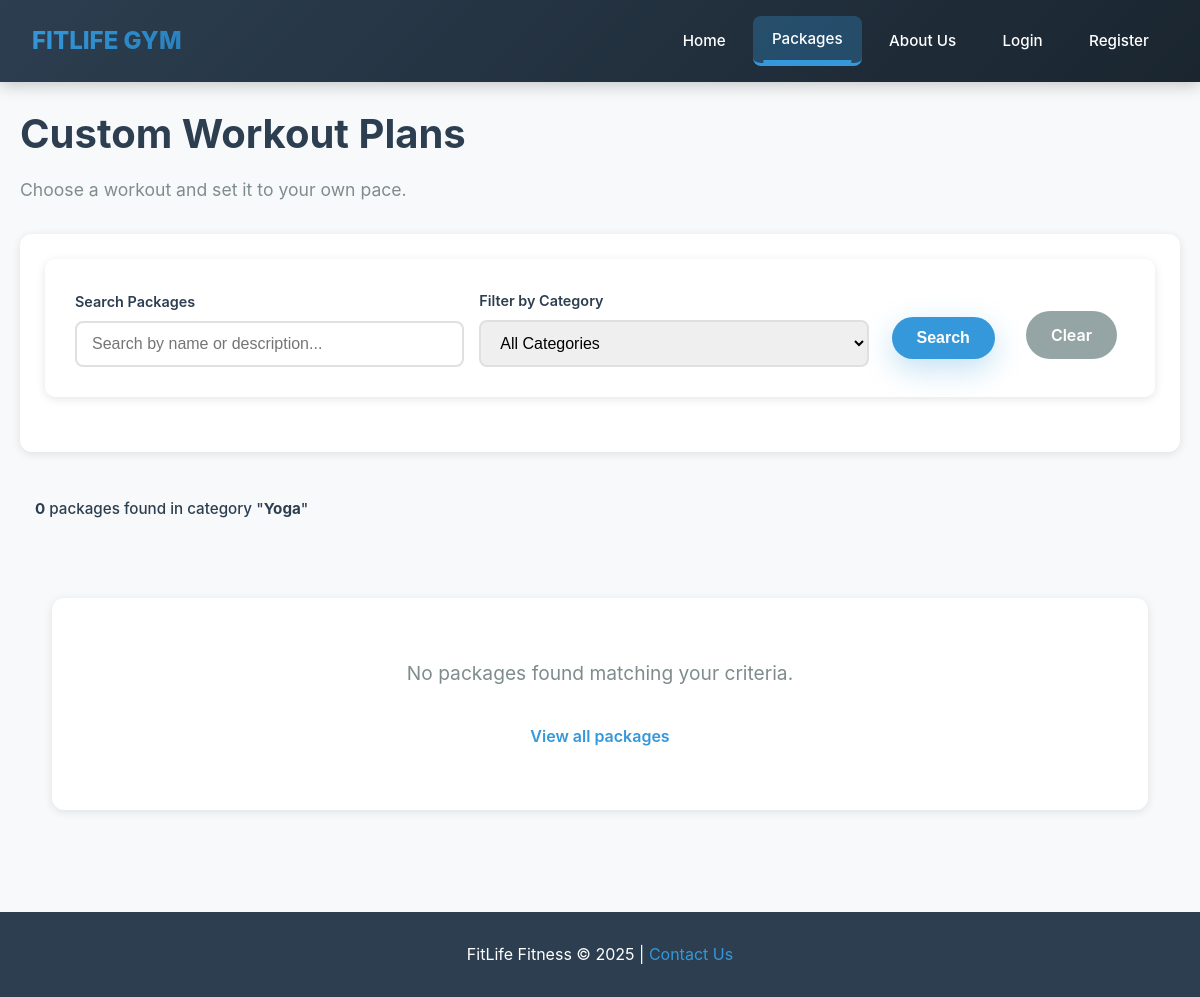
Page /public/packages.php?category=yoga on the earlier database version.
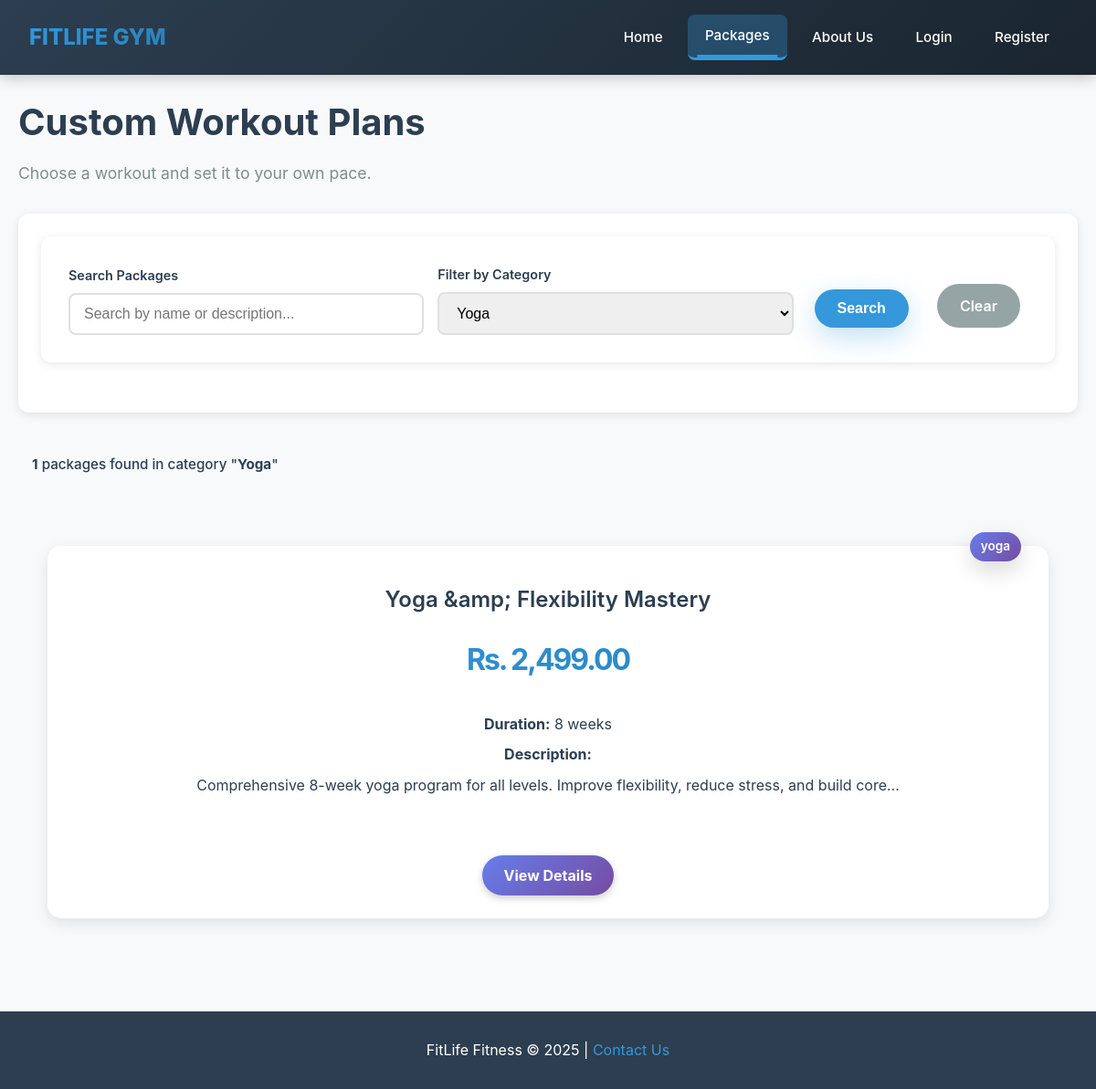
Same page on the later database version.
### tables this page shows
CREATE TABLE `packages` (
  `id` int(11) NOT NULL,
  `name` varchar(255) NOT NULL,
  `description` text DEFAULT NULL,
  `short_description` varchar(1000) DEFAULT NULL,
  `price` decimal(10,2) NOT NULL,
  `duration` varchar(100) DEFAULT NULL,
  `category` varchar(50) DEFAULT NULL,
  `image` varchar(255) DEFAULT NULL,
  `created_by` int(11) NOT NULL,
  `created_at` timestamp NOT NULL DEFAULT current_timestamp()
);

### public/packages.php (the view, shortened to what the changed rows need)
<?php
require_once '../includes/database.php';
$search = isset($_GET['search']) ? trim($_GET['search']) : '';
$category = isset($_GET['category']) ? $_GET['category'] : '';
$sql = "SELECT * FROM packages WHERE 1=1";
$params = [];
if (!empty($category)) {
    $sql .= " AND category = ?";
    $params[] = $category;
}
$sql .= " ORDER BY created_at DESC";
$stmt = $pdo->prepare($sql);
$stmt->execute($params);
$packages = $stmt->fetchAll();
$categories = $pdo->query("SELECT DISTINCT category FROM packages WHERE category IS NOT NULL AND category != ''")->fetchAll(PDO::FETCH_COLUMN);
?>
<!DOCTYPE html>
<html>
<head>
    <link rel="stylesheet" href="../css/style.css">
</head>
<body>
    <div class="container">
        <h1>Custom Workout Plans</h1>
        <div class="search-section">
            <form method="GET" action="" class="search-form">
                <div class="category-group">
                    <label for="category">Filter by Category</label>
                    <select name="category" id="category" class="search-input">
                        <option value="">All Categories</option>
                        <?php foreach ($categories as $cat): ?>
                            <option value="<?php echo htmlspecialchars($cat); ?>"
                                <?php echo $category == $cat ? 'selected' : ''; ?>>
                                <?php echo ucwords(str_replace('_', ' ', $cat)); ?>
                            </option>
                        <?php endforeach; ?>
                    </select>
                </div>
            </form>
        </div>
        <?php if (!empty($search) || !empty($category)): ?>
            <div class="search-stats">
                <strong><?php echo count($packages); ?></strong> packages found
                <?php if (!empty($category)): ?>
                    in category "<strong><?php echo ucwords(str_replace('_', ' ', $category)); ?></strong>"
                <?php endif; ?>
            </div>
        <?php endif; ?>
        <div class="packages-grid">
            <?php if (empty($packages)): ?>
                <div class="no-results">
                    <p>No packages found matching your criteria.</p>
                    <a href="packages.php" class="reset-link">View all packages</a>
                </div>
            <?php else: ?>
                <?php foreach ($packages as $package): ?>
                <div class="package-card">
                    <div class="level-badge">
                        <?php echo htmlspecialchars($package['category'] ?? 'General'); ?>
                    </div>
                    <h3><?php echo htmlspecialchars($package['name']); ?></h3>
                    <p class="price">Rs. <?php echo number_format($package['price'], 2); ?></p>
                    <div class="workout-details">
                        <p><strong>Duration:</strong> <?php echo htmlspecialchars($package['duration']); ?></p>
                        <p><strong>Description:</strong></p>
                        <p><?php echo htmlspecialchars(substr($package['short_description'] ?? $package['description'], 0, 100)); ?>...</p>
                    </div>
                    <div class="action-buttons" style="display: flex !important; gap: 12px !important; margin-top: 20px !important; justify-content: center !important; flex-wrap: wrap !important; overflow: visible !important; z-index: 100 !important;">
                        <a href="package-details.php?id=<?php echo $package['id']; ?>" class="btn-details" style="background: linear-gradient(135deg, #667eea, #764ba2) !important; color: white !important; padding: 12px 24px !important; border-radius: 25px !important; font-size: 1rem !important; font-weight: 700 !important; text-decoration: none !important; display: inline-block !important; border: none !important; cursor: pointer !important; box-shadow: 0 3px 8px rgba(0,0,0,0.2) !important; visibility: visible !important; opacity: 1 !important; z-index: 100 !important; transition: all 0.3s ease !important; white-space: nowrap !important;">View Details</a>
                    </div>
                </div>
                <?php endforeach; ?>
            <?php endif; ?>
        </div>
    </div>
</body>
</html>

Differences in the rows shown:
added packages: category "yoga", name "Yoga &amp; Flexibility Mastery", price "2,499.00", duration "8 weeks", short_description "Comprehensive 8-week yoga program for all levels. Improve flexibility, reduce stress, and build core"
Other differences:
form field category: "All Categories" → "Yoga"
count($packages): "0" → "1"
text no longer shown: "No packages found matching your criteria. View all packages"
